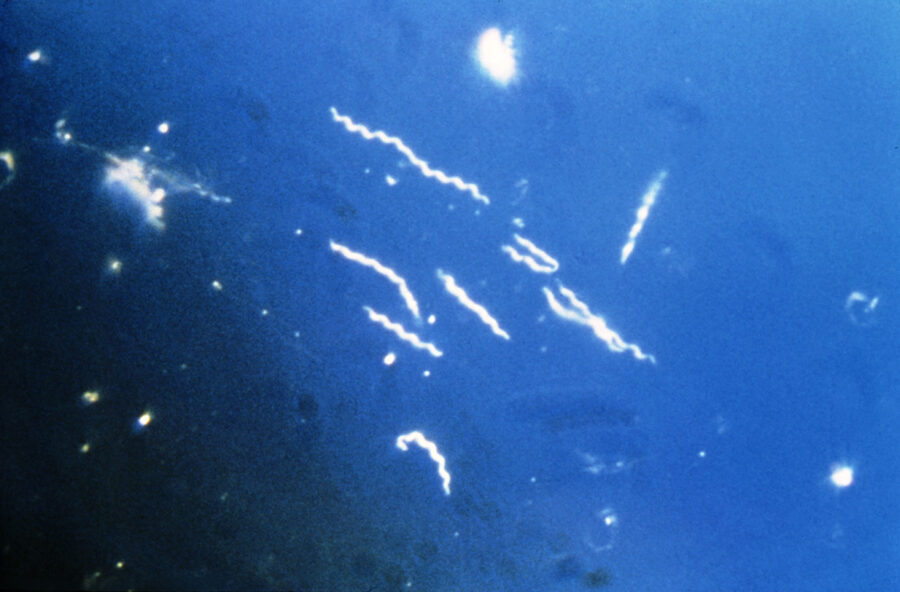
#> input picture microbes-overview/images/bacteria__borrelia.jpg, 900 x 592 px
$ python -i audit_images.py   (imports and definitions only)
#> lines starting #> are read from the running program, lines starting #| are printed output that depends on the picture
#!/usr/bin/env -S uv run --script
# /// script
# requires-python = ">=3.10"
# dependencies = ["pillow", "numpy"]
# ///
"""Audit every catalog image for real (not nominal) picture quality.

Nominal pixel dimensions lie here, for two reasons specific to this dataset:

  * Several images were sourced from listing-page *thumbnails* and then
    enlarged somewhere upstream, so a file can report 1200px while carrying
    detail worth only 300px.
  * `remove_background.py` cuts the product out of a white studio backdrop,
    so a large canvas can hold a small subject. What matters for display is
    the *subject* size, not the canvas.

So this reports four things per image:

  w/h            nominal canvas size
  content_w/h    bounding box of non-transparent pixels (the actual product)
  lap_var        variance of the Laplacian over the content box -- the classic
                 focus measure. Low = soft/blurry. Resolution-dependent, so it
                 is only comparable between images of similar content size.
  detail_ratio   RMS difference between the image and a half-scale round trip
                 (downscale 2x, upscale back). An image with genuine detail at
                 full resolution changes measurably; an upscaled thumbnail is
                 nearly identical to its own round trip and scores near zero.
                 This is the resolution-independent "is it really this big?"
                 signal.

AVIF is read by shelling out to ImageMagick (`convert`), because Pillow has no
AVIF support in this environment and pillow-avif-plugin is not installed.

Usage:  uv run scripts/audit_images.py [--json out.json]
"""

import argparse
import json
import os
import subprocess
import sys
import tempfile

import numpy as np
from PIL import Image

HERE = os.path.dirname(os.path.dirname(os.path.abspath(__file__)))
IMAGES_DIR = os.path.join(HERE, "images")
CATALOG = os.path.join(HERE, "merged_catalog.json")

# Thresholds are calibrated against this catalog in particular (see the
# printed summary); they are triage aids, not verdicts.
SMALL_LONG_EDGE = 800       # below this, worth trying to re-source
TINY_LONG_EDGE = 300        # thumbnail-grade
SOFT_LAP_VAR = 60.0         # below this, visibly soft at display size
UPSCALED_DETAIL_RATIO = 1.5  # below this, no real detail beyond half-res


def load_rgba(path):
    """Return an RGBA numpy array, going through ImageMagick for AVIF."""
    if path.lower().endswith(".avif"):
        with tempfile.NamedTemporaryFile(suffix=".png", delete=False) as tmp:
            tmp_path = tmp.name
        try:
            subprocess.run(["convert", path, tmp_path], check=True,
                           capture_output=True)
            im = Image.open(tmp_path).convert("RGBA")
            return np.asarray(im, dtype=np.float64)
        finally:
            os.unlink(tmp_path)
    im = Image.open(path).convert("RGBA")
    return np.asarray(im, dtype=np.float64)


def content_box(rgba):
    """Bounding box of non-transparent pixels, or the whole frame if opaque."""
    alpha = rgba[:, :, 3]
    if alpha.min() >= 250:          # no meaningful transparency
        return 0, 0, rgba.shape[1], rgba.shape[0]
    ys, xs = np.nonzero(alpha > 16)
    if len(xs) == 0:
        return 0, 0, rgba.shape[1], rgba.shape[0]
    return int(xs.min()), int(ys.min()), int(xs.max()) + 1, int(ys.max()) + 1


def to_gray_on_white(rgba):
    """Composite over white, then luminance. Keeps cut-out edges from reading
    as huge fake gradients the way compositing over black would."""
    a = rgba[:, :, 3:4] / 255.0
    rgb = rgba[:, :, :3] * a + 255.0 * (1.0 - a)
    return rgb @ np.array([0.299, 0.587, 0.114])


def laplacian_var(gray):
    if gray.shape[0] < 5 or gray.shape[1] < 5:
        return 0.0
    lap = (-4.0 * gray[1:-1, 1:-1]
           + gray[:-2, 1:-1] + gray[2:, 1:-1]
           + gray[1:-1, :-2] + gray[1:-1, 2:])
    return float(lap.var())


def detail_ratio(gray):
    """RMS difference between the image and its own half-scale round trip."""
    h, w = gray.shape
    if h < 8 or w < 8:
        return 0.0
    im = Image.fromarray(gray.astype(np.uint8))
    small = im.resize((max(1, w // 2), max(1, h // 2)), Image.LANCZOS)
    back = small.resize((w, h), Image.LANCZOS)
    diff = gray - np.asarray(back, dtype=np.float64)
    return float(np.sqrt((diff ** 2).mean()))


def audit_one(path):
    rgba = load_rgba(path)
    h, w = rgba.shape[0], rgba.shape[1]
#> h = 592; w = 900
    x0, y0, x1, y1 = content_box(rgba)
#> in content_box, `alpha = rgba[:, :, 3]`: alpha: shape (592, 900) float64; every value is 255
#> x0 = 0; y0 = 0; x1 = 900; y1 = 592
    gray = to_gray_on_white(rgba)[y0:y1, x0:x1]
#> in to_gray_on_white, `a = rgba[:, :, 3:4] / 255.0`: a: shape (592, 900, 1) float64; every value is 1
#> in to_gray_on_white, `return rgb @ np.array([0.299, 0.587, 0.114])`:
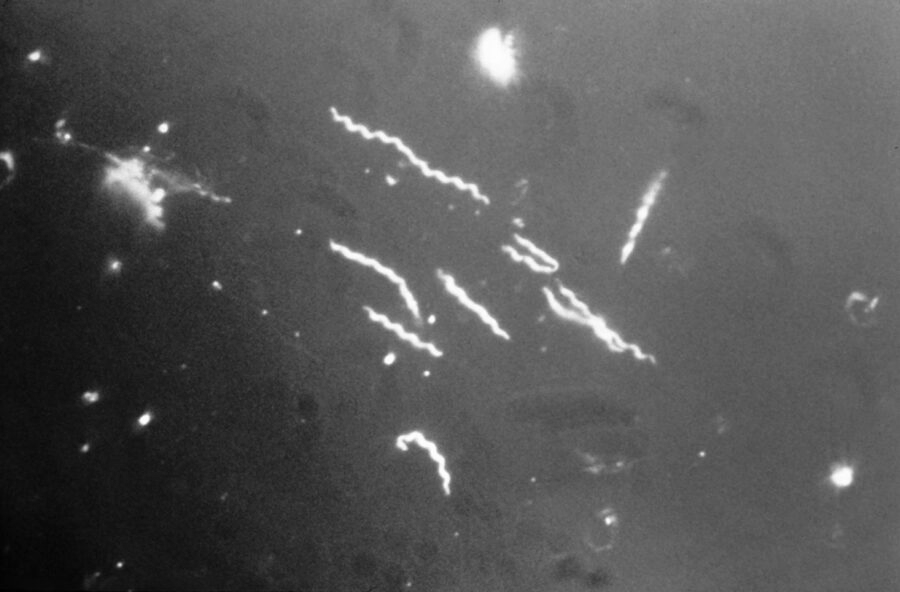
#> returned value: shape (592, 900) float64; min 0.228, max 255, mean 86.6
    return {
        "w": w, "h": h,
        "content_w": x1 - x0, "content_h": y1 - y0,
        "lap_var": round(laplacian_var(gray), 2),
        "detail_ratio": round(detail_ratio(gray), 3),
        "bytes": os.path.getsize(path),
    }
#> in laplacian_var, `lap = (-4.0 * gray[1:-1, 1:-1] + gray[:-2, 1:-1] + gray[2:, 1:-1] + gr..`:
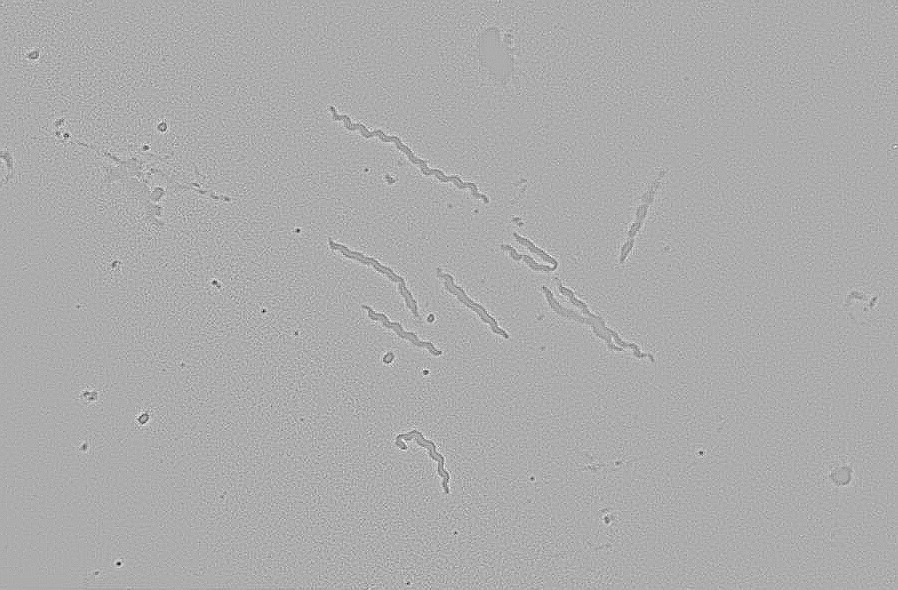
#> lap: shape (590, 898) float64; min -116.4, max 55.47, mean 0; drawn with min black and max white
#> in detail_ratio, `h, w = gray.shape`: w = 900
#> in detail_ratio, `diff = gray - np.asarray(back, dtype=np.float64)`:
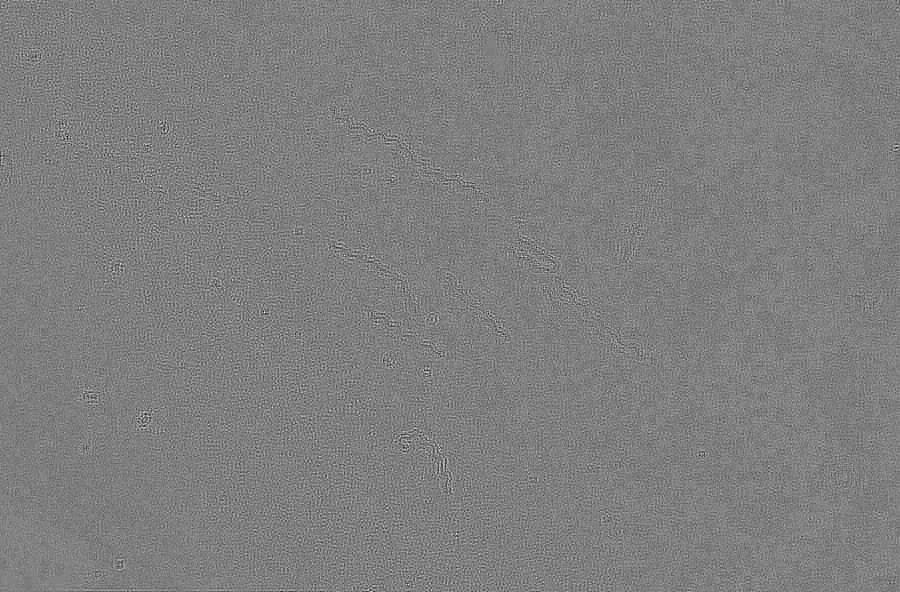
#> diff: shape (592, 900) float64; min -14.13, max 15.17, mean 0.488; drawn with min black and max white


# [63 lines left out: functions flags, main, not called in this run]


# [2 lines not run here, left out]

>>> result = audit_one('../../microbes-overview/images/bacteria__borrelia.jpg')
#> result = {'w': 900, 'h': 592, 'content_w': 900, 'content_h': 592, 'lap_var': 34.23, 'detail_ratio': 1.52, 'bytes': 78071}

$ run again, on microbes-overview/images/bacteria__mrsa.jpg
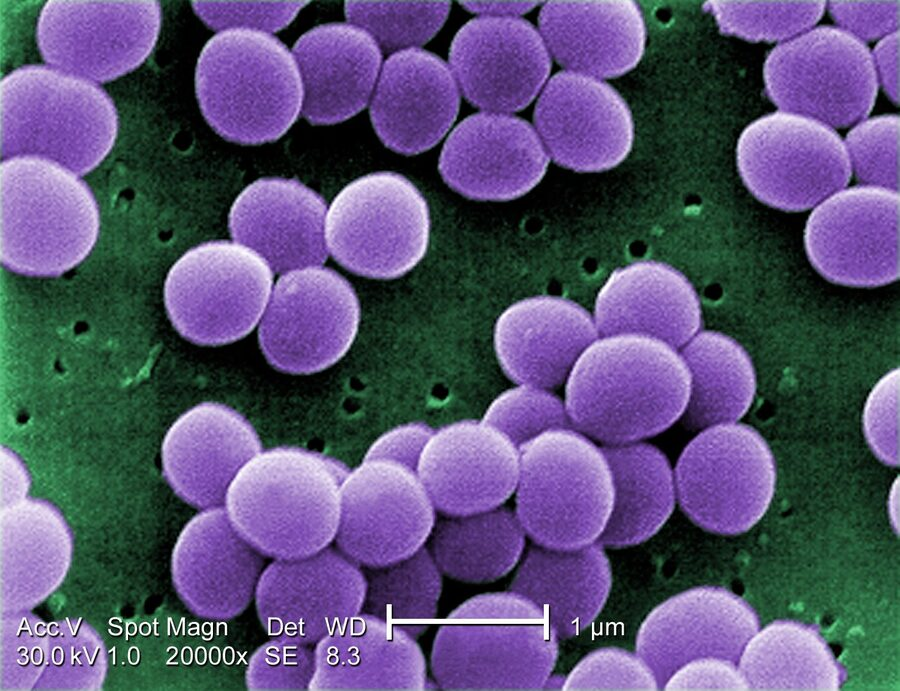
#> input picture microbes-overview/images/bacteria__mrsa.jpg, 900 x 691 px
#> alpha: shape (691, 900) float64; every value is 255
#> x0 = 0; x1 = 900; y1 = 691
#> a: shape (691, 900, 1) float64; every value is 1
#> in laplacian_var, `lap = (-4.0 * gray[1:-1, 1:-1] + gray[:-2, 1:-1] + gray[2:, 1:-1] + gr..`:
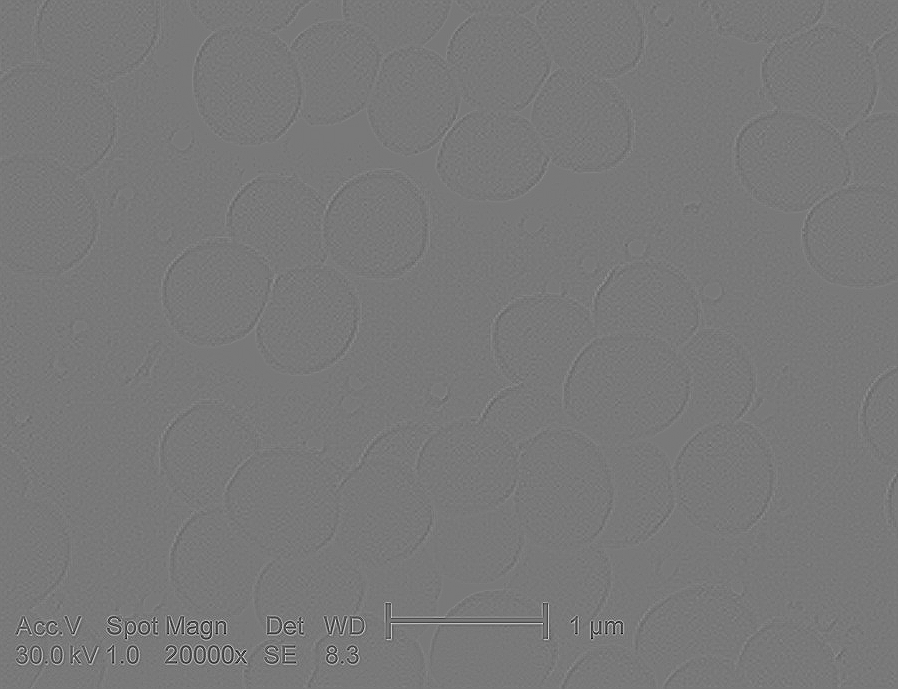
#> lap: shape (689, 898) float64; min -414.2, max 457.8, mean 0; drawn with min black and max white
#> in detail_ratio, `h, w = gray.shape`: w = 900
#> in detail_ratio, `diff = gray - np.asarray(back, dtype=np.float64)`:
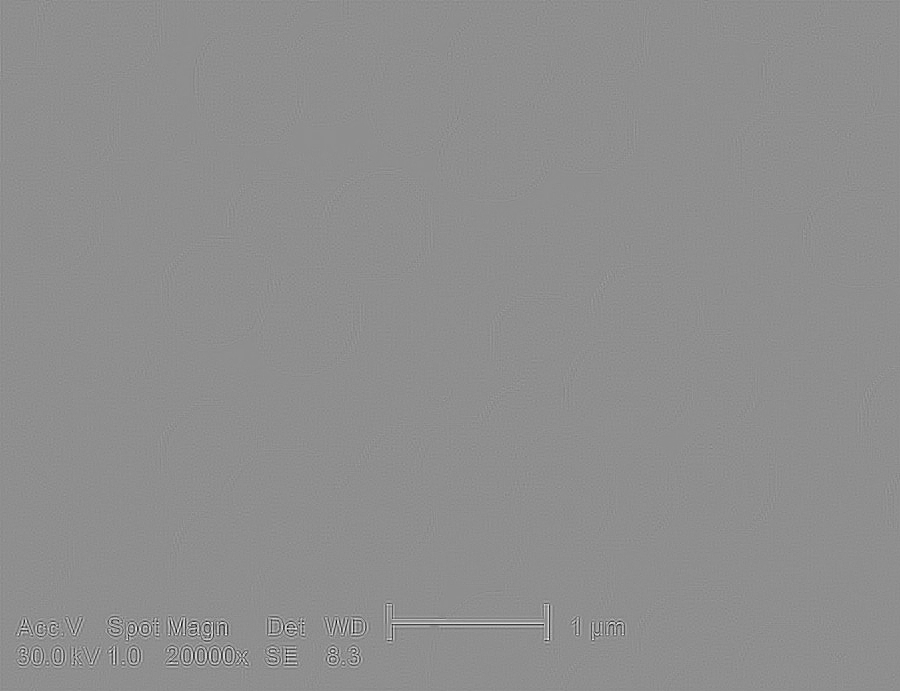
#> diff: shape (691, 900) float64; min -131, max 103.7, mean 0.5; drawn with min black and max white
#> result = {'w': 900, 'h': 691, 'content_w': 900, 'content_h': 691, 'lap_var': 444.7, 'detail_ratio': 5.48, 'bytes': 126885}

$ run again, on microbes-overview/images/bacteria__pseudomonas.jpg
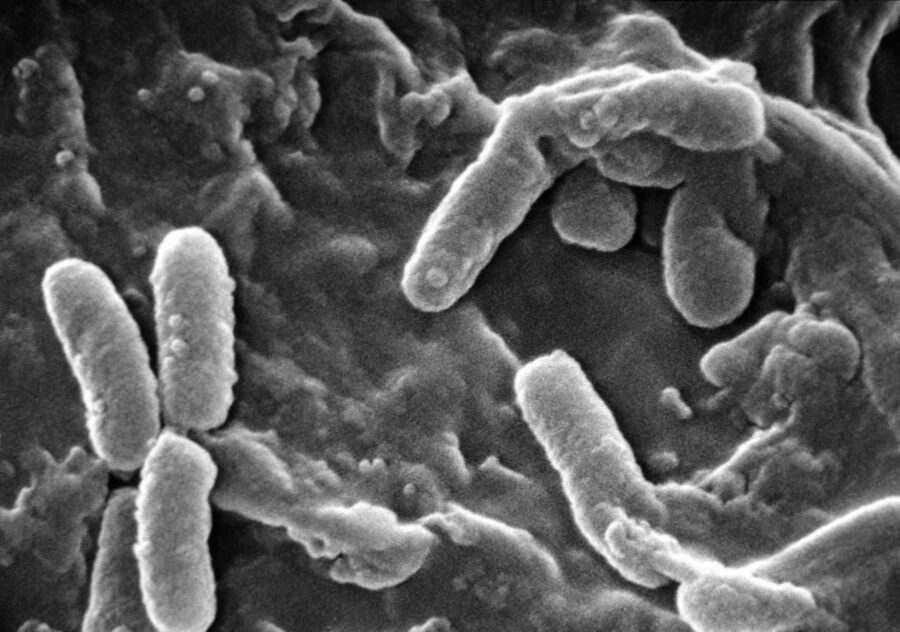
#> input picture microbes-overview/images/bacteria__pseudomonas.jpg, 900 x 632 px
#> alpha: shape (632, 900) float64; every value is 255
#> x0 = 0; x1 = 900; y1 = 632
#> a: shape (632, 900, 1) float64; every value is 1
#> in laplacian_var, `lap = (-4.0 * gray[1:-1, 1:-1] + gray[:-2, 1:-1] + gray[2:, 1:-1] + gr..`:
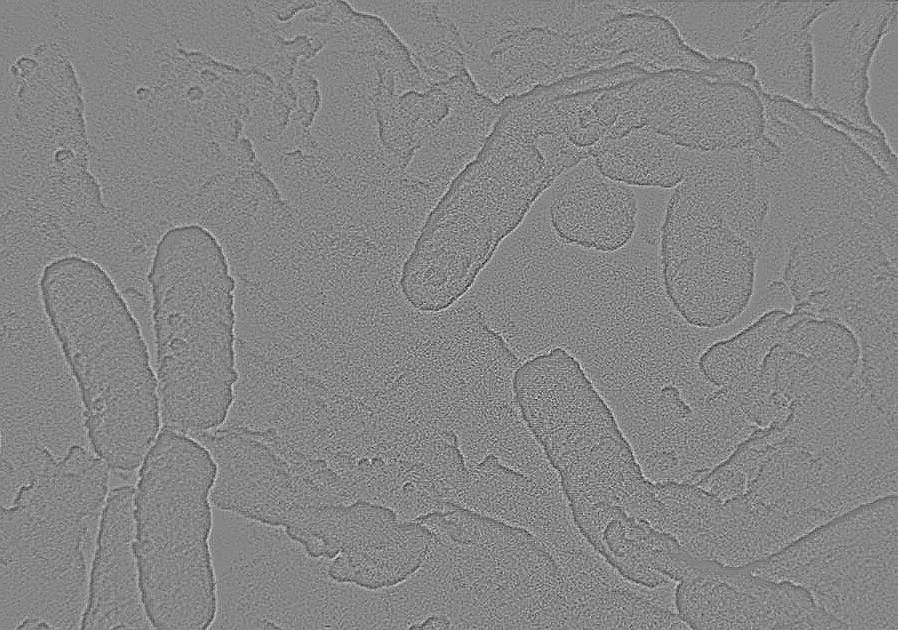
#> lap: shape (630, 898) float64; min -84, max 76, mean 0; drawn with min black and max white
#> in detail_ratio, `h, w = gray.shape`: w = 900
#> in detail_ratio, `diff = gray - np.asarray(back, dtype=np.float64)`:
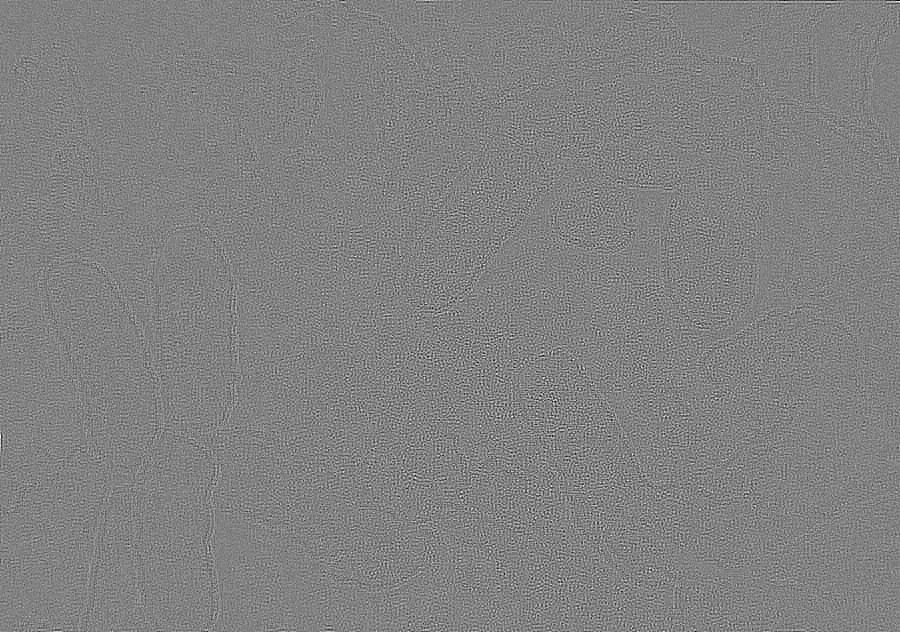
#> diff: shape (632, 900) float64; min -17, max 17, mean 0.299; drawn with min black and max white
#> result = {'w': 900, 'h': 632, 'content_w': 900, 'content_h': 632, 'lap_var': 103.9, 'detail_ratio': 2.41, 'bytes': 95895}
